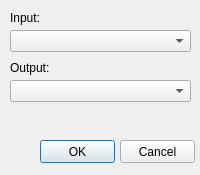
<?xml version="1.0" encoding="UTF-8"?>
<ui version="4.0">
 <class>Dialog</class>
 <widget class="QDialog" name="Dialog">
  <property name="geometry">
   <rect>
    <x>0</x>
    <y>0</y>
    <width>200</width>
    <height>175</height>
   </rect>
  </property>
  <property name="sizePolicy">
   <sizepolicy hsizetype="Preferred" vsizetype="Preferred">
    <horstretch>0</horstretch>
    <verstretch>0</verstretch>
   </sizepolicy>
  </property>
  <property name="minimumSize">
   <size>
    <width>200</width>
    <height>175</height>
   </size>
  </property>
  <property name="maximumSize">
   <size>
    <width>200</width>
    <height>175</height>
   </size>
  </property>
  <property name="windowTitle">
   <string>Device Settings</string>
  </property>
  <property name="sizeGripEnabled">
   <bool>false</bool>
  </property>
  <widget class="QPushButton" name="okButton">
   <property name="geometry">
    <rect>
     <x>40</x>
     <y>140</y>
     <width>75</width>
     <height>23</height>
    </rect>
   </property>
   <property name="text">
    <string>OK</string>
   </property>
  </widget>
  <widget class="QLabel" name="inputDevicesLabel">
   <property name="geometry">
    <rect>
     <x>10</x>
     <y>10</y>
     <width>171</width>
     <height>16</height>
    </rect>
   </property>
   <property name="text">
    <string>Input:</string>
   </property>
  </widget>
  <widget class="QComboBox" name="outputDevicesComboBox">
   <property name="geometry">
    <rect>
     <x>10</x>
     <y>80</y>
     <width>181</width>
     <height>22</height>
    </rect>
   </property>
  </widget>
  <widget class="QLabel" name="outputDevicesLabel">
   <property name="geometry">
    <rect>
     <x>10</x>
     <y>60</y>
     <width>171</width>
     <height>16</height>
    </rect>
   </property>
   <property name="text">
    <string>Output:</string>
   </property>
  </widget>
  <widget class="QComboBox" name="inputDevicesComboBox">
   <property name="geometry">
    <rect>
     <x>10</x>
     <y>30</y>
     <width>181</width>
     <height>22</height>
    </rect>
   </property>
  </widget>
  <widget class="QPushButton" name="cancelButton">
   <property name="geometry">
    <rect>
     <x>120</x>
     <y>140</y>
     <width>75</width>
     <height>23</height>
    </rect>
   </property>
   <property name="text">
    <string>Cancel</string>
   </property>
  </widget>
 </widget>
 <resources/>
 <connections/>
</ui>
